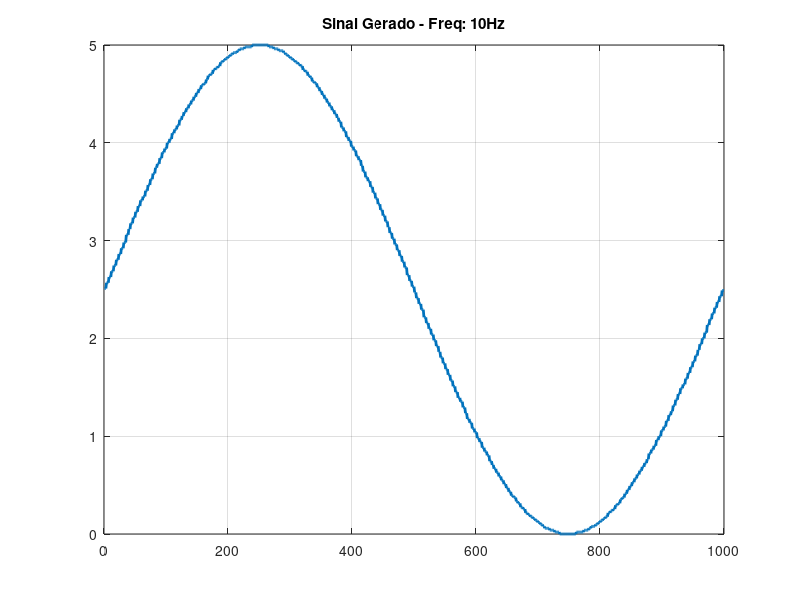

This chart was generated by the following MATLAB code:
% Frequência de Amostragem
F_s = 10000;
T_s = 1/F_s;

% Número de pontos da LUT
N = 256; 

% Fase de 0 a 2*pi
fase = linspace(0, 2*pi-0.001, N); 

% Cria a senoide centrada em 127.5, variando de 0 a 255
senoide = 127.5 + 127.5 * sin(fase);

senoide  = round(senoide);

% Conversão D/A pra saída
senoide = 5*senoide/max(senoide);


freq_desejada = 10; % Frequência da portadora em Hz

% deve completar (F_s) ciclos.
% Fórmula: Inc = (f_desejada * 2^32) / F_s
inc_32 = uint32((freq_desejada * 2^32) / F_s);

num_amostras = 1000; %
acumulador = uint32(0);
saida_seno = zeros(1, num_amostras);

for i = 1:num_amostras
    % 1. O acumulador avança (simulando o estouro natural do uint32)
    acumulador = acumulador + inc_32; 
    
    % 2. 8 bits mais significativos 
    indice = bitshift(acumulador, -24) + 1; 
    
    % 3. Consulta a LUT
    saida_seno(i) = senoide(indice);
end

% Plotagem dos gra´ficos
figure;
plot(saida_seno, 'LineWidth', 2);
title(['Sinal Gerado - Freq: ' num2str(freq_desejada) 'Hz']);
grid on;
